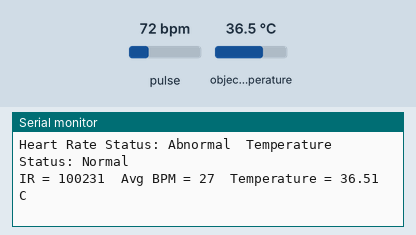
Recording of a sketch running on a simulated Arduino Uno, built with avr-gcc and run on an emulated ATmega328P. Shown: the last lines printed to the serial monitor. The inputs (shaded band) are chosen by the test bench; at power-on: pulse 72 bpm, object temperature 36.5 °C.

Above: at 2.7 s.
2.8 s: pulse set to 70 bpm
At 3.6 s:
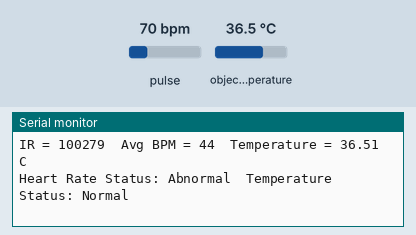
5.6 s: object temperature set to 35.6 °C
At 6.3 s:
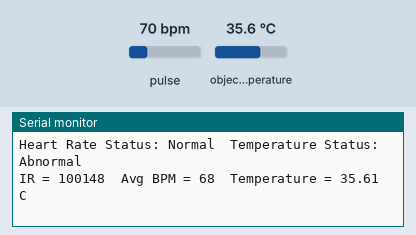
Timing chart, 0 to 8.6 s (numbered marks = the images above; inputs shaded):
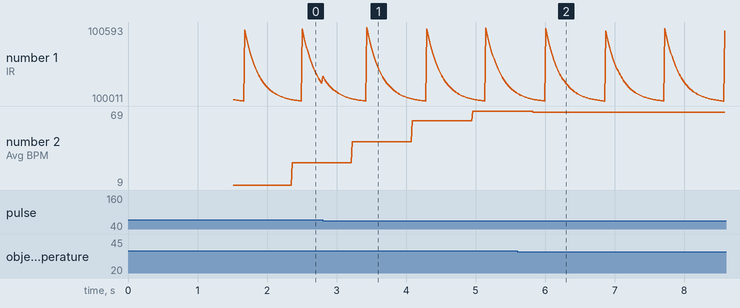

The sketch:

HealthBand_WithoutBlynk.ino
```cpp
/**************************************************************************
  This work is provided for BmE Day Workshop 2022

  Designed specifically to work with the project of
  "Real-time Monitoring Health Monitoring Band using IoT"

  which includes the use of the following sensors:
  1. MAX30102 Pulse oximeter and heart rate sensor
  2. MLX90614 GY906 Infrared temperature sensor

  These sensors use I2C to communicate, 2 pins are required to
  interface: SCL (GPIO22) and SDA (GPIO21)

  Written by BmE Day Workshop 2022 academics division
*************************************************************************/

// Import libraries required
#include <Wire.h>                 // I2C library
#include "MAX30105.h"             // MAX30102 library
#include "heartRate.h"            // MAX30102 heart rate algorithm
#include <Adafruit_MLX90614.h>    // GY906 library

// Set common alieses for the function to simplify the code
MAX30105 particleSensor;
Adafruit_MLX90614 mlx = Adafruit_MLX90614();

// Comment this if you want to detect potential errors (debugging)
#define DEBUG

// Heart rate variables
const byte RATE_SIZE = 4; // Increase this for more averaging (4 is good enough)
byte rates[RATE_SIZE];    // Array of heart rates
byte rateSpot = 0;
long lastBeat = 0;        // Time at which the last beat occurred
long irValue;

// Assign variables
double beatsPerMinute;    // A variable to calculate heart rate based on time interval
int beatAvg;              // Average the two measurements of heart rates
double temp;              // A variable for temperature reading
long lastMsg = 0;

void tempReading(){
  temp = mlx.readObjectTempC();          // Read temperature in celsius from GY906 temperature sensor
}

void bpmReading(){
  irValue = particleSensor.getIR();

  if (checkForBeat(irValue) == true)
  {
    //We sensed a beat!
    long delta = millis() - lastBeat;
    lastBeat = millis();

    beatsPerMinute = 60 / (delta / 1000.0);

    if (beatsPerMinute < 255 && beatsPerMinute > 20)
    {
      rates[rateSpot++] = (byte)beatsPerMinute;     //Store this reading in the array
      rateSpot %= RATE_SIZE;                        //Wrap variable

      // Take average of readings
      beatAvg = 0;
      for (byte x = 0 ; x < RATE_SIZE ; x++)
        beatAvg += rates[x];
      beatAvg /= RATE_SIZE;
    }
  }
}

// A function for sending sensor reading to Blynk datastream
void sendSensor(){
  // Heart Rate measurement
  Serial.print("IR = ");
  Serial.print(irValue);

  Serial.print("\tAvg BPM = ");
  Serial.print(beatAvg);

  // Temperature measurement
  Serial.print("\tTemperature = ");
  Serial.print(temp);
  Serial.println(" C");

  // A conditional to determine the patient's status based on the acquired heart rate reading
  Serial.print("Heart Rate Status: ");

  if (irValue < 50000){
    Serial.print("Not detected");
  }

  else{
    if(beatAvg<60 || beatAvg>100){
      Serial.print("Abnormal");
    }
    else{
      Serial.print("Normal");
    }
  }

  // A conditional to determine the patient's status based on the acquired temperature reading
  Serial.print("\tTemperature Status: ");

  if(temp<36 || temp>38){
    Serial.println("Abnormal");
  }
  else{
    Serial.println("Normal");
  }
}

void setup(){
  // Begin serial at the speed of 115200 bauds
  Serial.begin(115200);
  while (!Serial);

  // Initialize GY906 temperature sensor
  Serial.println("MLX90614 GY906 temperature sensor: testing");

  if (!mlx.begin()) {
    Serial.println("Error connecting to MLX90614 GY906 sensor. Check wiring.");
    while (1);
  };

  Serial.println("MLX90614 GY906 temperature sensor: connected");
  delay(500);

  #ifdef DEBUG
    Serial.print("Emissivity = "); Serial.println(mlx.readEmissivity());
  #endif

  // Initialize MAX30102 heart rate sensor
  Serial.println("MAX30102 heart rate sensor: testing");

  if (!particleSensor.begin()){
    Serial.println("Error connecting to MAX30102 sensor. Check wiring.");
    while (1);
  }

  Serial.println("MAX30102 heart rate sensor: connected");
  delay(500);
  Serial.println("Place your skin on the sensor with steady pressure");
  delay(500);

  particleSensor.setup();                     //Configure sensor with default settings
  particleSensor.setPulseAmplitudeRed(0x0A);  //Turn Red LED to low to indicate sensor is running
  particleSensor.setPulseAmplitudeGreen(0);   //Turn off Green LED
}

void loop(){
  // Begin measurements
  tempReading();
  bpmReading();
  sendSensor();

  /*
  long now = millis();
  if (now - lastMsg > 1000){
    lastMsg = now;
    sendSensor();
  }
  */
}
```

Measured:
- the behaviour switches between 36 and 35.9 °C on object temperature (found by bisection; images 1 and 2)
